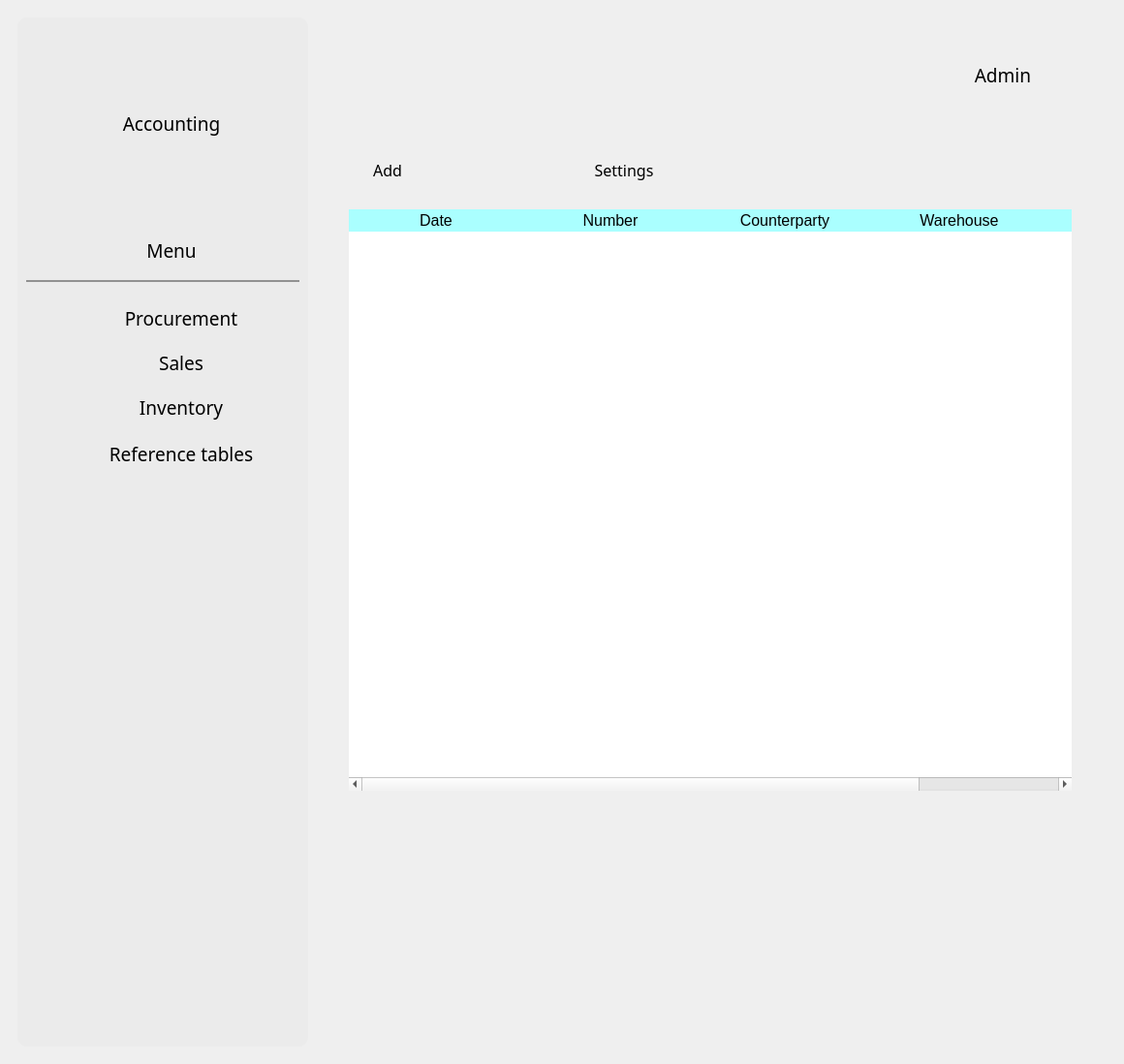
<?xml version="1.0" encoding="UTF-8"?>
<ui version="4.0">
 <class>MainWindow</class>
 <widget class="QMainWindow" name="MainWindow">
  <property name="geometry">
   <rect>
    <x>0</x>
    <y>0</y>
    <width>1160</width>
    <height>1098</height>
   </rect>
  </property>
  <property name="sizePolicy">
   <sizepolicy hsizetype="Expanding" vsizetype="Expanding">
    <horstretch>100</horstretch>
    <verstretch>100</verstretch>
   </sizepolicy>
  </property>
  <property name="windowTitle">
   <string>MainWindow</string>
  </property>
  <property name="styleSheet">
   <string notr="true">QGroupBox { border: none; }
QPushButton {
    border: none;
    color: black;
}
QPushButton:hover {
    color: grey;
}</string>
  </property>
  <widget class="QWidget" name="centralwidget">
   <property name="sizePolicy">
    <sizepolicy hsizetype="Expanding" vsizetype="Expanding">
     <horstretch>0</horstretch>
     <verstretch>0</verstretch>
    </sizepolicy>
   </property>
   <layout class="QGridLayout" name="gridLayout_7">
    <item row="0" column="0">
     <widget class="QGroupBox" name="horizontalGroupBox">
      <property name="sizePolicy">
       <sizepolicy hsizetype="Expanding" vsizetype="Expanding">
        <horstretch>0</horstretch>
        <verstretch>0</verstretch>
       </sizepolicy>
      </property>
      <property name="maximumSize">
       <size>
        <width>1920</width>
        <height>1080</height>
       </size>
      </property>
      <layout class="QGridLayout" name="gridLayout_6">
       <item row="0" column="1">
        <widget class="QGroupBox" name="Right_side">
         <property name="sizePolicy">
          <sizepolicy hsizetype="Expanding" vsizetype="Expanding">
           <horstretch>162</horstretch>
           <verstretch>108</verstretch>
          </sizepolicy>
         </property>
         <property name="maximumSize">
          <size>
           <width>1620</width>
           <height>1080</height>
          </size>
         </property>
         <property name="layoutDirection">
          <enum>Qt::LeftToRight</enum>
         </property>
         <property name="styleSheet">
          <string notr="true"/>
         </property>
         <property name="alignment">
          <set>Qt::AlignRight|Qt::AlignTrailing|Qt::AlignVCenter</set>
         </property>
         <layout class="QGridLayout" name="gridLayout_4">
          <item row="0" column="0">
           <widget class="QGroupBox" name="Header_block">
            <property name="sizePolicy">
             <sizepolicy hsizetype="Expanding" vsizetype="Expanding">
              <horstretch>0</horstretch>
              <verstretch>0</verstretch>
             </sizepolicy>
            </property>
            <property name="minimumSize">
             <size>
              <width>800</width>
              <height>100</height>
             </size>
            </property>
            <property name="maximumSize">
             <size>
              <width>1620</width>
              <height>100</height>
             </size>
            </property>
            <property name="alignment">
             <set>Qt::AlignRight|Qt::AlignTrailing|Qt::AlignVCenter</set>
            </property>
            <layout class="QGridLayout" name="gridLayout_2">
             <item row="0" column="0">
              <widget class="QGroupBox" name="User_info">
               <property name="sizePolicy">
                <sizepolicy hsizetype="Expanding" vsizetype="Expanding">
                 <horstretch>0</horstretch>
                 <verstretch>0</verstretch>
                </sizepolicy>
               </property>
               <property name="maximumSize">
                <size>
                 <width>1620</width>
                 <height>100</height>
                </size>
               </property>
               <property name="alignment">
                <set>Qt::AlignRight|Qt::AlignTop|Qt::AlignTrailing</set>
               </property>
               <layout class="QGridLayout" name="gridLayout_3">
                <item row="0" column="2">
                 <widget class="QPushButton" name="logout">
                  <property name="sizePolicy">
                   <sizepolicy hsizetype="Expanding" vsizetype="Expanding">
                    <horstretch>0</horstretch>
                    <verstretch>0</verstretch>
                   </sizepolicy>
                  </property>
                  <property name="maximumSize">
                   <size>
                    <width>45</width>
                    <height>40</height>
                   </size>
                  </property>
                  <property name="layoutDirection">
                   <enum>Qt::RightToLeft</enum>
                  </property>
                  <property name="text">
                   <string/>
                  </property>
                  <property name="icon">
                   <iconset>
                    <normaloff>icons/logout.png</normaloff>icons/logout.png</iconset>
                  </property>
                  <property name="iconSize">
                   <size>
                    <width>40</width>
                    <height>40</height>
                   </size>
                  </property>
                 </widget>
                </item>
                <item row="0" column="1">
                 <widget class="QLabel" name="username">
                  <property name="sizePolicy">
                   <sizepolicy hsizetype="Expanding" vsizetype="Expanding">
                    <horstretch>0</horstretch>
                    <verstretch>0</verstretch>
                   </sizepolicy>
                  </property>
                  <property name="maximumSize">
                   <size>
                    <width>90</width>
                    <height>50</height>
                   </size>
                  </property>
                  <property name="font">
                   <font>
                    <family>Century Gothic</family>
                    <pointsize>14</pointsize>
                   </font>
                  </property>
                  <property name="text">
                   <string>Admin</string>
                  </property>
                  <property name="alignment">
                   <set>Qt::AlignRight|Qt::AlignTrailing|Qt::AlignVCenter</set>
                  </property>
                 </widget>
                </item>
                <item row="0" column="0">
                 <widget class="QLabel" name="label">
                  <property name="text">
                   <string/>
                  </property>
                 </widget>
                </item>
               </layout>
              </widget>
             </item>
            </layout>
           </widget>
          </item>
          <item row="2" column="0">
           <widget class="QGroupBox" name="Body_block">
            <property name="sizePolicy">
             <sizepolicy hsizetype="Expanding" vsizetype="Expanding">
              <horstretch>0</horstretch>
              <verstretch>0</verstretch>
             </sizepolicy>
            </property>
            <property name="maximumSize">
             <size>
              <width>1620</width>
              <height>980</height>
             </size>
            </property>
            <property name="alignment">
             <set>Qt::AlignRight|Qt::AlignTop|Qt::AlignTrailing</set>
            </property>
            <layout class="QGridLayout" name="gridLayout">
             <item row="0" column="4">
              <widget class="QGroupBox" name="items_in_body">
               <property name="minimumSize">
                <size>
                 <width>200</width>
                 <height>100</height>
                </size>
               </property>
               <property name="maximumSize">
                <size>
                 <width>1370</width>
                 <height>980</height>
                </size>
               </property>
               <property name="alignment">
                <set>Qt::AlignLeading|Qt::AlignLeft|Qt::AlignTop</set>
               </property>
               <layout class="QGridLayout" name="gridLayout_9">
                <item row="1" column="0">
                 <widget class="QGroupBox" name="horizontalGroupBox">
                  <property name="minimumSize">
                   <size>
                    <width>50</width>
                    <height>50</height>
                   </size>
                  </property>
                  <property name="maximumSize">
                   <size>
                    <width>500</width>
                    <height>100</height>
                   </size>
                  </property>
                  <layout class="QGridLayout" name="gridLayout_10">
                   <item row="0" column="0">
                    <widget class="QPushButton" name="pushButton">
                     <property name="maximumSize">
                      <size>
                       <width>80</width>
                       <height>50</height>
                      </size>
                     </property>
                     <property name="font">
                      <font>
                       <family>Century Gothic</family>
                       <pointsize>12</pointsize>
                      </font>
                     </property>
                     <property name="text">
                      <string>Add</string>
                     </property>
                     <property name="icon">
                      <iconset>
                       <normaloff>icons/add.png</normaloff>icons/add.png</iconset>
                     </property>
                     <property name="iconSize">
                      <size>
                       <width>32</width>
                       <height>32</height>
                      </size>
                     </property>
                    </widget>
                   </item>
                   <item row="0" column="1">
                    <widget class="QPushButton" name="pushButton_2">
                     <property name="font">
                      <font>
                       <family>Century Gothic</family>
                       <pointsize>12</pointsize>
                      </font>
                     </property>
                     <property name="text">
                      <string>Settings</string>
                     </property>
                     <property name="icon">
                      <iconset>
                       <normaloff>icons/settings.png</normaloff>icons/settings.png</iconset>
                     </property>
                     <property name="iconSize">
                      <size>
                       <width>32</width>
                       <height>32</height>
                      </size>
                     </property>
                    </widget>
                   </item>
                  </layout>
                 </widget>
                </item>
                <item row="2" column="0">
                 <widget class="QGroupBox" name="verticalGroupBox">
                  <property name="minimumSize">
                   <size>
                    <width>0</width>
                    <height>800</height>
                   </size>
                  </property>
                  <layout class="QGridLayout" name="gridLayout_11">
                   <item row="0" column="0">
                    <widget class="QTableWidget" name="documents">
                     <property name="minimumSize">
                      <size>
                       <width>0</width>
                       <height>600</height>
                      </size>
                     </property>
                     <property name="styleSheet">
                      <string notr="true">QHeaderView::section {
    background-color:rgb(170, 255, 255);
	border: none;
	font-family: &quot;Century Gothic&quot;;
    font-size: 16px;
}
QTableWidget::horizontalHeader {
	border-radius: 15px;
}
QTableWidget {
	border-radius: 15px;
	background-color: rgb(255, 255, 255);
}</string>
                     </property>
                     <attribute name="horizontalHeaderDefaultSectionSize">
                      <number>180</number>
                     </attribute>
                     <attribute name="horizontalHeaderStretchLastSection">
                      <bool>true</bool>
                     </attribute>
                     <column>
                      <property name="text">
                       <string>Date</string>
                      </property>
                     </column>
                     <column>
                      <property name="text">
                       <string>Number</string>
                      </property>
                     </column>
                     <column>
                      <property name="text">
                       <string>Сounterparty</string>
                      </property>
                     </column>
                     <column>
                      <property name="text">
                       <string>Warehouse</string>
                      </property>
                     </column>
                     <column>
                      <property name="text">
                       <string>Total</string>
                      </property>
                     </column>
                    </widget>
                   </item>
                   <item row="1" column="0">
                    <widget class="QLabel" name="label_2">
                     <property name="minimumSize">
                      <size>
                       <width>0</width>
                       <height>500</height>
                      </size>
                     </property>
                     <property name="lineWidth">
                      <number>2</number>
                     </property>
                     <property name="text">
                      <string/>
                     </property>
                    </widget>
                   </item>
                  </layout>
                 </widget>
                </item>
               </layout>
              </widget>
             </item>
            </layout>
           </widget>
          </item>
         </layout>
        </widget>
       </item>
       <item row="0" column="0">
        <widget class="QFrame" name="Left_side">
         <property name="sizePolicy">
          <sizepolicy hsizetype="Expanding" vsizetype="Expanding">
           <horstretch>0</horstretch>
           <verstretch>0</verstretch>
          </sizepolicy>
         </property>
         <property name="maximumSize">
          <size>
           <width>300</width>
           <height>1080</height>
          </size>
         </property>
         <property name="styleSheet">
          <string notr="true">background: #EBEBEB;
border-radius: 10px;
</string>
         </property>
         <layout class="QGridLayout" name="gridLayout_5">
          <property name="bottomMargin">
           <number>3</number>
          </property>
          <item row="2" column="0">
           <widget class="QFrame" name="separator">
            <property name="minimumSize">
             <size>
              <width>0</width>
              <height>2</height>
             </size>
            </property>
            <property name="maximumSize">
             <size>
              <width>16777215</width>
              <height>2</height>
             </size>
            </property>
            <property name="styleSheet">
             <string notr="true">background-color: rgb(145, 145, 145);</string>
            </property>
            <property name="frameShape">
             <enum>QFrame::Panel</enum>
            </property>
            <property name="frameShadow">
             <enum>QFrame::Sunken</enum>
            </property>
           </widget>
          </item>
          <item row="5" column="0">
           <widget class="QGroupBox" name="verticalGroupBox">
            <property name="sizePolicy">
             <sizepolicy hsizetype="Expanding" vsizetype="Expanding">
              <horstretch>0</horstretch>
              <verstretch>0</verstretch>
             </sizepolicy>
            </property>
            <property name="minimumSize">
             <size>
              <width>0</width>
              <height>630</height>
             </size>
            </property>
            <property name="styleSheet">
             <string notr="true"/>
            </property>
            <layout class="QVBoxLayout" name="verticalLayout_3"/>
           </widget>
          </item>
          <item row="3" column="0">
           <widget class="QGroupBox" name="verticalGroupBox">
            <property name="sizePolicy">
             <sizepolicy hsizetype="Expanding" vsizetype="Expanding">
              <horstretch>0</horstretch>
              <verstretch>0</verstretch>
             </sizepolicy>
            </property>
            <property name="styleSheet">
             <string notr="true"/>
            </property>
            <layout class="QVBoxLayout" name="verticalLayout_2">
             <property name="spacing">
              <number>1</number>
             </property>
             <item>
              <widget class="QFrame" name="procurement_nav">
               <property name="sizePolicy">
                <sizepolicy hsizetype="Expanding" vsizetype="Expanding">
                 <horstretch>0</horstretch>
                 <verstretch>0</verstretch>
                </sizepolicy>
               </property>
               <property name="maximumSize">
                <size>
                 <width>16777215</width>
                 <height>50</height>
                </size>
               </property>
               <property name="font">
                <font>
                 <family>Century Gothic</family>
                 <pointsize>14</pointsize>
                </font>
               </property>
               <layout class="QHBoxLayout" name="income_nav">
                <item>
                 <widget class="QLabel" name="procurement_pic">
                  <property name="sizePolicy">
                   <sizepolicy hsizetype="Expanding" vsizetype="Expanding">
                    <horstretch>0</horstretch>
                    <verstretch>0</verstretch>
                   </sizepolicy>
                  </property>
                  <property name="maximumSize">
                   <size>
                    <width>32</width>
                    <height>32</height>
                   </size>
                  </property>
                  <property name="baseSize">
                   <size>
                    <width>0</width>
                    <height>0</height>
                   </size>
                  </property>
                  <property name="font">
                   <font>
                    <family>Century Gothic</family>
                    <pointsize>14</pointsize>
                   </font>
                  </property>
                  <property name="text">
                   <string/>
                  </property>
                  <property name="pixmap">
                   <pixmap>icons/procurement.png</pixmap>
                  </property>
                  <property name="alignment">
                   <set>Qt::AlignCenter</set>
                  </property>
                 </widget>
                </item>
                <item>
                 <widget class="QPushButton" name="procurement">
                  <property name="sizePolicy">
                   <sizepolicy hsizetype="Expanding" vsizetype="Expanding">
                    <horstretch>0</horstretch>
                    <verstretch>0</verstretch>
                   </sizepolicy>
                  </property>
                  <property name="font">
                   <font>
                    <family>Century Gothic</family>
                    <pointsize>14</pointsize>
                   </font>
                  </property>
                  <property name="styleSheet">
                   <string notr="true"/>
                  </property>
                  <property name="text">
                   <string>Procurement</string>
                  </property>
                 </widget>
                </item>
               </layout>
              </widget>
             </item>
             <item>
              <widget class="QFrame" name="sales_nav_2">
               <property name="sizePolicy">
                <sizepolicy hsizetype="Expanding" vsizetype="Expanding">
                 <horstretch>0</horstretch>
                 <verstretch>0</verstretch>
                </sizepolicy>
               </property>
               <property name="maximumSize">
                <size>
                 <width>16777215</width>
                 <height>50</height>
                </size>
               </property>
               <property name="font">
                <font>
                 <family>Century Gothic</family>
                 <pointsize>14</pointsize>
                </font>
               </property>
               <layout class="QHBoxLayout" name="expense_nav">
                <item>
                 <widget class="QLabel" name="sales_pic">
                  <property name="sizePolicy">
                   <sizepolicy hsizetype="Expanding" vsizetype="Expanding">
                    <horstretch>0</horstretch>
                    <verstretch>0</verstretch>
                   </sizepolicy>
                  </property>
                  <property name="minimumSize">
                   <size>
                    <width>0</width>
                    <height>0</height>
                   </size>
                  </property>
                  <property name="maximumSize">
                   <size>
                    <width>32</width>
                    <height>32</height>
                   </size>
                  </property>
                  <property name="font">
                   <font>
                    <family>Century Gothic</family>
                    <pointsize>14</pointsize>
                   </font>
                  </property>
                  <property name="text">
                   <string/>
                  </property>
                  <property name="pixmap">
                   <pixmap>icons/cash-register.png</pixmap>
                  </property>
                 </widget>
                </item>
                <item>
                 <widget class="QPushButton" name="sales">
                  <property name="sizePolicy">
                   <sizepolicy hsizetype="Expanding" vsizetype="Expanding">
                    <horstretch>0</horstretch>
                    <verstretch>0</verstretch>
                   </sizepolicy>
                  </property>
                  <property name="font">
                   <font>
                    <family>Century Gothic</family>
                    <pointsize>14</pointsize>
                   </font>
                  </property>
                  <property name="styleSheet">
                   <string notr="true"/>
                  </property>
                  <property name="text">
                   <string>Sales</string>
                  </property>
                 </widget>
                </item>
               </layout>
              </widget>
             </item>
             <item>
              <widget class="QFrame" name="inventory_nav">
               <property name="sizePolicy">
                <sizepolicy hsizetype="Expanding" vsizetype="Expanding">
                 <horstretch>0</horstretch>
                 <verstretch>0</verstretch>
                </sizepolicy>
               </property>
               <property name="maximumSize">
                <size>
                 <width>16777215</width>
                 <height>50</height>
                </size>
               </property>
               <property name="font">
                <font>
                 <family>Century Gothic</family>
                 <pointsize>14</pointsize>
                </font>
               </property>
               <layout class="QHBoxLayout" name="goods_nav">
                <item>
                 <widget class="QLabel" name="inventory_pic">
                  <property name="sizePolicy">
                   <sizepolicy hsizetype="Expanding" vsizetype="Expanding">
                    <horstretch>0</horstretch>
                    <verstretch>0</verstretch>
                   </sizepolicy>
                  </property>
                  <property name="maximumSize">
                   <size>
                    <width>32</width>
                    <height>32</height>
                   </size>
                  </property>
                  <property name="font">
                   <font>
                    <family>Century Gothic</family>
                    <pointsize>14</pointsize>
                   </font>
                  </property>
                  <property name="text">
                   <string/>
                  </property>
                  <property name="pixmap">
                   <pixmap>icons/inventory.png</pixmap>
                  </property>
                 </widget>
                </item>
                <item>
                 <widget class="QPushButton" name="inventory">
                  <property name="sizePolicy">
                   <sizepolicy hsizetype="Expanding" vsizetype="Expanding">
                    <horstretch>0</horstretch>
                    <verstretch>0</verstretch>
                   </sizepolicy>
                  </property>
                  <property name="font">
                   <font>
                    <family>Century Gothic</family>
                    <pointsize>14</pointsize>
                   </font>
                  </property>
                  <property name="styleSheet">
                   <string notr="true"/>
                  </property>
                  <property name="text">
                   <string>Inventory</string>
                  </property>
                 </widget>
                </item>
               </layout>
              </widget>
             </item>
             <item>
              <widget class="QFrame" name="reference_nav">
               <property name="minimumSize">
                <size>
                 <width>0</width>
                 <height>50</height>
                </size>
               </property>
               <property name="maximumSize">
                <size>
                 <width>16777215</width>
                 <height>50</height>
                </size>
               </property>
               <layout class="QHBoxLayout" name="horizontalLayout">
                <item>
                 <widget class="QLabel" name="reference_pic">
                  <property name="maximumSize">
                   <size>
                    <width>32</width>
                    <height>32</height>
                   </size>
                  </property>
                  <property name="baseSize">
                   <size>
                    <width>32</width>
                    <height>32</height>
                   </size>
                  </property>
                  <property name="text">
                   <string/>
                  </property>
                  <property name="pixmap">
                   <pixmap>icons/research.png</pixmap>
                  </property>
                 </widget>
                </item>
                <item>
                 <widget class="QPushButton" name="reference">
                  <property name="font">
                   <font>
                    <family>Century Gothic</family>
                    <pointsize>14</pointsize>
                   </font>
                  </property>
                  <property name="text">
                   <string>Reference tables</string>
                  </property>
                  <property name="iconSize">
                   <size>
                    <width>16</width>
                    <height>16</height>
                   </size>
                  </property>
                 </widget>
                </item>
               </layout>
              </widget>
             </item>
            </layout>
           </widget>
          </item>
          <item row="0" column="0">
           <widget class="QLabel" name="app_name">
            <property name="sizePolicy">
             <sizepolicy hsizetype="Expanding" vsizetype="Expanding">
              <horstretch>0</horstretch>
              <verstretch>0</verstretch>
             </sizepolicy>
            </property>
            <property name="minimumSize">
             <size>
              <width>300</width>
              <height>200</height>
             </size>
            </property>
            <property name="maximumSize">
             <size>
              <width>300</width>
              <height>200</height>
             </size>
            </property>
            <property name="font">
             <font>
              <family>Century Gothic</family>
              <pointsize>14</pointsize>
             </font>
            </property>
            <property name="whatsThis">
             <string notr="true"/>
            </property>
            <property name="layoutDirection">
             <enum>Qt::LeftToRight</enum>
            </property>
            <property name="locale">
             <locale language="Russian" country="Russia"/>
            </property>
            <property name="text">
             <string>Accounting</string>
            </property>
            <property name="alignment">
             <set>Qt::AlignCenter</set>
            </property>
           </widget>
          </item>
          <item row="1" column="0">
           <widget class="QLabel" name="menu_list">
            <property name="sizePolicy">
             <sizepolicy hsizetype="Expanding" vsizetype="Expanding">
              <horstretch>0</horstretch>
              <verstretch>0</verstretch>
             </sizepolicy>
            </property>
            <property name="minimumSize">
             <size>
              <width>300</width>
              <height>50</height>
             </size>
            </property>
            <property name="maximumSize">
             <size>
              <width>300</width>
              <height>50</height>
             </size>
            </property>
            <property name="font">
             <font>
              <family>Century Gothic</family>
              <pointsize>14</pointsize>
             </font>
            </property>
            <property name="text">
             <string>Menu</string>
            </property>
            <property name="alignment">
             <set>Qt::AlignCenter</set>
            </property>
           </widget>
          </item>
         </layout>
        </widget>
       </item>
      </layout>
     </widget>
    </item>
   </layout>
  </widget>
 </widget>
 <resources/>
 <connections/>
</ui>
